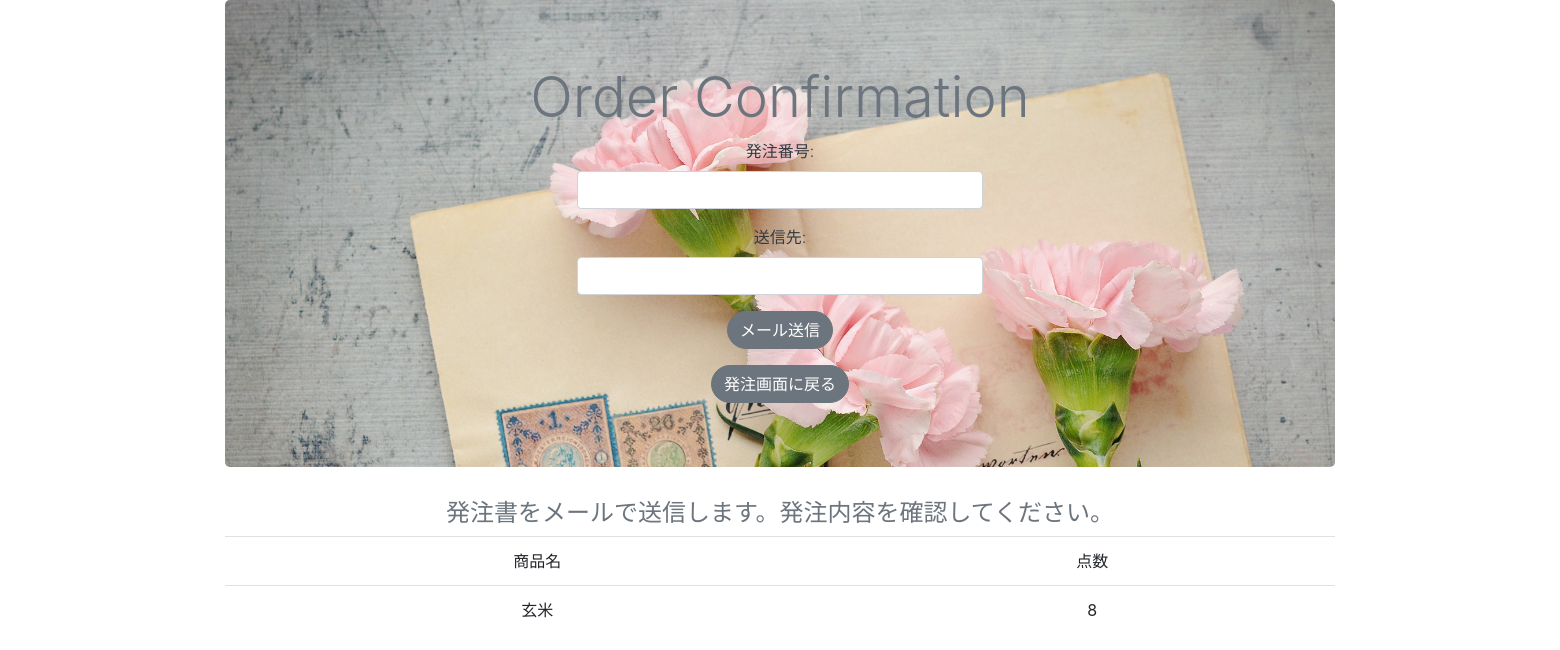
/order/check_order (lower part), run on an earlier commit of the app's database.
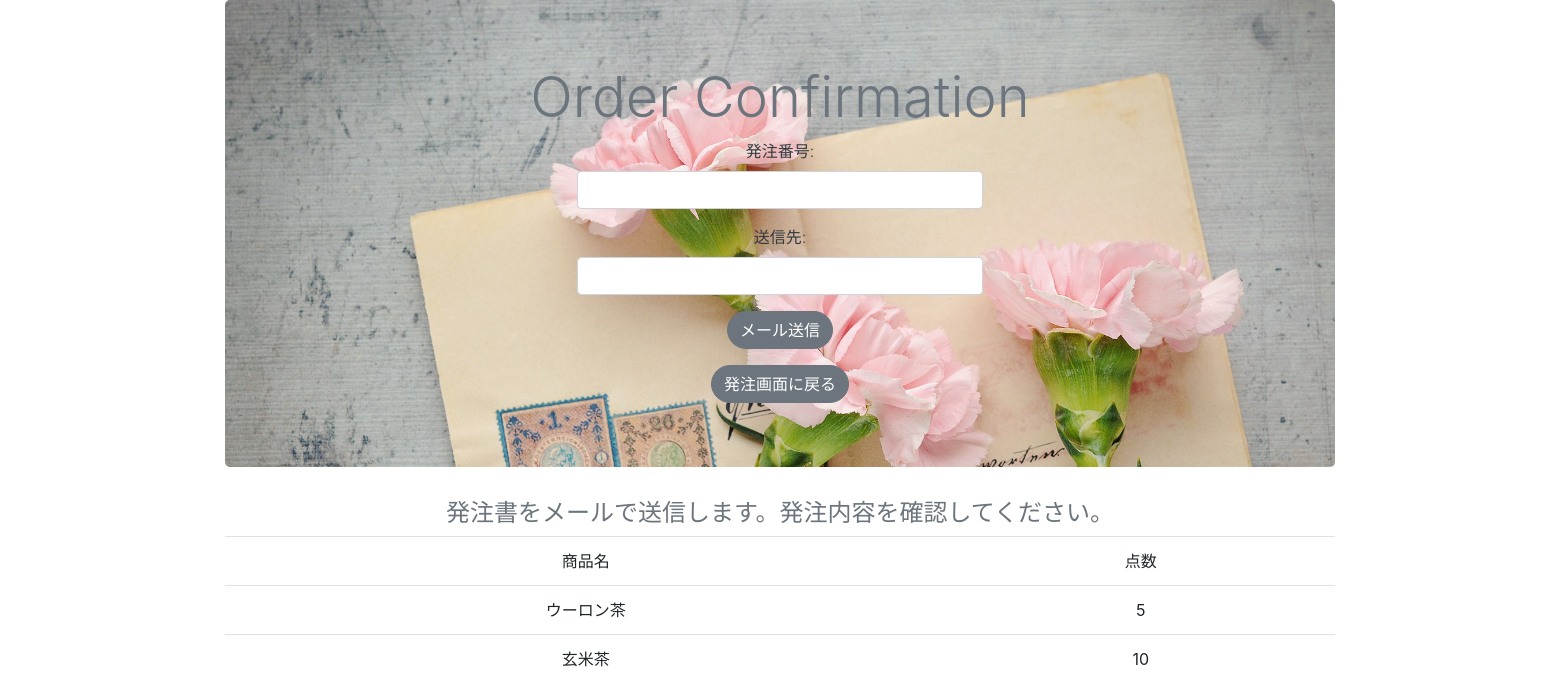
And on a later commit of the database.
### order/models.py (models this page shows, shortened)
class Order_data(models.Model):
    company = models.CharField(max_length=30,null=True)
    order_item = models.CharField(max_length=30,null=True)
    order_count = models.IntegerField(null=True)
    order_number= models.IntegerField(null=True)
    order_manager = models.ForeignKey(User, on_delete=models.CASCADE,related_name='order_manager',null=True)
    order_date = models.DateTimeField(null=True)

### order/views.py (the view)
# urls.py: path('check_order',views.check_order, name='check_order'),
def check_order(request):
    request.method == 'POST'
    print_data = Order_data.objects.all()
    params = {
        'print_data' : print_data,
        'message' : '発注書をメールで送信します。発注内容を確認してください。',
        'title' : 'Order Confirmation',
        'address': SendForm(),
        'order_number' : NumberForm(),
            }
    return render(request,'order/check.html',params)

### order/forms.py
class SendForm(forms.Form):
    address = forms.EmailField(label='送信先',widget=forms.TextInput(attrs={'class':'form-control'}))

class NumberForm(forms.Form):
    order_number = forms.IntegerField(label='発注番号',widget=forms.NumberInput(attrs={'class':'form-control'}))

### order/templates/order/check.html (shortened to what this page needs)
{% load static %}
<!doctype html>
<html lang="ja">
<head>
        <link rel="stylesheet"
        href="https://stackpath.bootstrapcdn.com/bootstrap/4.3.1/css/bootstrap.min.css"
>
        <link rel="stylesheet" type="text/css" href="{% static 'order/css/style2.css' %}">
</head>
<body class="container">
    <div class="jumbotron text-center font-weight-light" >
        <h1 class="display-4 text-secondary "> {{title}}</h1>
        <form class="form-group text-dark font-weight-light " action="{% url 'mail' %}" method="post">
            <div class ="col-md-5 mx-auto"> {{ order_number.as_p }}</div>
            <div class ="col-md-5 mx-auto"> {{ address.as_p }}</div>
        <input class="btn btn-secondary rounded-pill" type="submit" value="メール送信"></a></form>
        <a href="{% url 'back' %}"><input class="btn btn-secondary rounded-pill" type="submit" value="発注画面に戻る"></a></div>
    <p class="h4 text-secondary text-center">
        {{message}}</p>
        <table class="table table-hover text-center">
            <tr>
                <td>商品名</td>
                <td>点数</td>
            </tr>
        {% for item in print_data %}
            <tr>
                <td>{{item.order_item}}</td>
                <td>{{item.order_count}}</td>
            </tr>
        {% endfor %}
        </table>
</body>
</html>

What changed in the data, as far as the page shows it:
removed Order_data: order_item "玄米", order_count "8"
added Order_data: order_item "ウーロン茶", order_count "5"
added Order_data: order_item "玄米茶", order_count "10"
